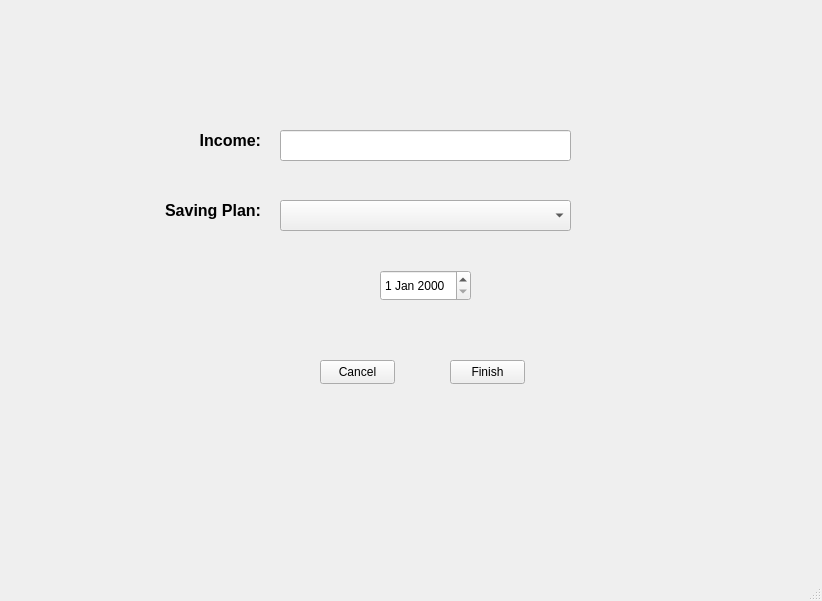
<?xml version="1.0" encoding="UTF-8"?>
<ui version="4.0">
 <class>MainWindow</class>
 <widget class="QMainWindow" name="MainWindow">
  <property name="geometry">
   <rect>
    <x>0</x>
    <y>0</y>
    <width>822</width>
    <height>601</height>
   </rect>
  </property>
  <property name="windowTitle">
   <string>MainWindow</string>
  </property>
  <widget class="QWidget" name="centralwidget">
   <widget class="QStackedWidget" name="stackedWidget">
    <property name="geometry">
     <rect>
      <x>10</x>
      <y>10</y>
      <width>781</width>
      <height>561</height>
     </rect>
    </property>
    <property name="currentIndex">
     <number>13</number>
    </property>
    <widget class="QWidget" name="mainMenuPage">
     <widget class="QPushButton" name="budgetMenuButton">
      <property name="geometry">
       <rect>
        <x>290</x>
        <y>130</y>
        <width>191</width>
        <height>61</height>
       </rect>
      </property>
      <property name="text">
       <string>Budget</string>
      </property>
     </widget>
     <widget class="QPushButton" name="expenseMenuButton">
      <property name="geometry">
       <rect>
        <x>290</x>
        <y>210</y>
        <width>191</width>
        <height>61</height>
       </rect>
      </property>
      <property name="text">
       <string>Expense</string>
      </property>
     </widget>
     <widget class="QPushButton" name="reportMenuButton">
      <property name="geometry">
       <rect>
        <x>290</x>
        <y>450</y>
        <width>191</width>
        <height>61</height>
       </rect>
      </property>
      <property name="text">
       <string>Reports</string>
      </property>
     </widget>
     <widget class="QPushButton" name="savingsMenuButton">
      <property name="geometry">
       <rect>
        <x>290</x>
        <y>290</y>
        <width>191</width>
        <height>61</height>
       </rect>
      </property>
      <property name="text">
       <string>Savings</string>
      </property>
     </widget>
     <widget class="QLabel" name="TitleLabel">
      <property name="geometry">
       <rect>
        <x>190</x>
        <y>20</y>
        <width>391</width>
        <height>91</height>
       </rect>
      </property>
      <property name="font">
       <font>
        <family>Titillium Web</family>
        <pointsize>18</pointsize>
        <bold>false</bold>
       </font>
      </property>
      <property name="text">
       <string>Budget Management System</string>
      </property>
      <property name="alignment">
       <set>Qt::AlignCenter</set>
      </property>
     </widget>
     <widget class="QPushButton" name="transactionHistoryButton">
      <property name="geometry">
       <rect>
        <x>290</x>
        <y>370</y>
        <width>191</width>
        <height>61</height>
       </rect>
      </property>
      <property name="text">
       <string>Transaction History</string>
      </property>
     </widget>
    </widget>
    <widget class="QWidget" name="BudgetMenuPage">
     <widget class="QPushButton" name="newBudgetButton">
      <property name="geometry">
       <rect>
        <x>230</x>
        <y>140</y>
        <width>281</width>
        <height>71</height>
       </rect>
      </property>
      <property name="text">
       <string>New Budget</string>
      </property>
     </widget>
     <widget class="QPushButton" name="budgetListButton">
      <property name="geometry">
       <rect>
        <x>230</x>
        <y>240</y>
        <width>281</width>
        <height>71</height>
       </rect>
      </property>
      <property name="text">
       <string>Budget List</string>
      </property>
     </widget>
     <widget class="QPushButton" name="returnFromBudgetMenuButton">
      <property name="geometry">
       <rect>
        <x>40</x>
        <y>30</y>
        <width>91</width>
        <height>41</height>
       </rect>
      </property>
      <property name="text">
       <string>Return</string>
      </property>
     </widget>
     <widget class="QPushButton" name="newItemButton">
      <property name="geometry">
       <rect>
        <x>230</x>
        <y>340</y>
        <width>281</width>
        <height>71</height>
       </rect>
      </property>
      <property name="text">
       <string>Add Item</string>
      </property>
     </widget>
    </widget>
    <widget class="QWidget" name="BudgetCreatePage">
     <widget class="QPushButton" name="cancelCreateBudgetButton">
      <property name="geometry">
       <rect>
        <x>320</x>
        <y>360</y>
        <width>75</width>
        <height>24</height>
       </rect>
      </property>
      <property name="text">
       <string>Cancel</string>
      </property>
     </widget>
     <widget class="QPushButton" name="saveBudgetButton">
      <property name="geometry">
       <rect>
        <x>430</x>
        <y>360</y>
        <width>75</width>
        <height>24</height>
       </rect>
      </property>
      <property name="text">
       <string>Save</string>
      </property>
     </widget>
     <widget class="QLineEdit" name="newBudgetNameInput">
      <property name="geometry">
       <rect>
        <x>330</x>
        <y>170</y>
        <width>211</width>
        <height>41</height>
       </rect>
      </property>
     </widget>
     <widget class="QLabel" name="budgetNameLabel">
      <property name="geometry">
       <rect>
        <x>190</x>
        <y>180</y>
        <width>111</width>
        <height>21</height>
       </rect>
      </property>
      <property name="font">
       <font>
        <pointsize>12</pointsize>
        <bold>true</bold>
       </font>
      </property>
      <property name="text">
       <string>Budget Name:</string>
      </property>
      <property name="alignment">
       <set>Qt::AlignRight|Qt::AlignTrailing|Qt::AlignVCenter</set>
      </property>
     </widget>
     <widget class="QLabel" name="newBudgetTotalLabel">
      <property name="geometry">
       <rect>
        <x>190</x>
        <y>260</y>
        <width>111</width>
        <height>21</height>
       </rect>
      </property>
      <property name="font">
       <font>
        <pointsize>12</pointsize>
        <bold>true</bold>
       </font>
      </property>
      <property name="text">
       <string>Total:</string>
      </property>
      <property name="alignment">
       <set>Qt::AlignRight|Qt::AlignTrailing|Qt::AlignVCenter</set>
      </property>
     </widget>
     <widget class="QLineEdit" name="newBudgetTotalInput">
      <property name="geometry">
       <rect>
        <x>330</x>
        <y>250</y>
        <width>211</width>
        <height>41</height>
       </rect>
      </property>
     </widget>
    </widget>
    <widget class="QWidget" name="ItemAddedPage">
     <widget class="QPushButton" name="cancelAddItemButton">
      <property name="geometry">
       <rect>
        <x>300</x>
        <y>420</y>
        <width>75</width>
        <height>24</height>
       </rect>
      </property>
      <property name="text">
       <string>Cancel</string>
      </property>
     </widget>
     <widget class="QPushButton" name="addItemButton">
      <property name="geometry">
       <rect>
        <x>410</x>
        <y>420</y>
        <width>75</width>
        <height>24</height>
       </rect>
      </property>
      <property name="text">
       <string>Finish</string>
      </property>
     </widget>
     <widget class="QComboBox" name="budgetComboBox">
      <property name="geometry">
       <rect>
        <x>260</x>
        <y>90</y>
        <width>291</width>
        <height>31</height>
       </rect>
      </property>
     </widget>
     <widget class="QLabel" name="budgetBoxLabel">
      <property name="geometry">
       <rect>
        <x>140</x>
        <y>90</y>
        <width>101</width>
        <height>21</height>
       </rect>
      </property>
      <property name="font">
       <font>
        <pointsize>12</pointsize>
        <bold>true</bold>
       </font>
      </property>
      <property name="text">
       <string>In Budget:</string>
      </property>
      <property name="alignment">
       <set>Qt::AlignRight|Qt::AlignTrailing|Qt::AlignVCenter</set>
      </property>
     </widget>
     <widget class="QLineEdit" name="newItemNameInput">
      <property name="geometry">
       <rect>
        <x>260</x>
        <y>170</y>
        <width>291</width>
        <height>31</height>
       </rect>
      </property>
     </widget>
     <widget class="QLabel" name="newItemNameLabel">
      <property name="geometry">
       <rect>
        <x>150</x>
        <y>170</y>
        <width>101</width>
        <height>21</height>
       </rect>
      </property>
      <property name="font">
       <font>
        <pointsize>12</pointsize>
        <bold>true</bold>
       </font>
      </property>
      <property name="text">
       <string>Name:</string>
      </property>
      <property name="alignment">
       <set>Qt::AlignRight|Qt::AlignTrailing|Qt::AlignVCenter</set>
      </property>
     </widget>
     <widget class="QLabel" name="newItemCapLabel">
      <property name="geometry">
       <rect>
        <x>150</x>
        <y>240</y>
        <width>101</width>
        <height>21</height>
       </rect>
      </property>
      <property name="font">
       <font>
        <pointsize>12</pointsize>
        <bold>true</bold>
       </font>
      </property>
      <property name="text">
       <string>Limit:</string>
      </property>
      <property name="alignment">
       <set>Qt::AlignRight|Qt::AlignTrailing|Qt::AlignVCenter</set>
      </property>
     </widget>
     <widget class="QLineEdit" name="newItemLimitInput">
      <property name="geometry">
       <rect>
        <x>260</x>
        <y>240</y>
        <width>291</width>
        <height>31</height>
       </rect>
      </property>
      <property name="text">
       <string/>
      </property>
     </widget>
     <widget class="QLabel" name="newItemTotalLabel">
      <property name="geometry">
       <rect>
        <x>150</x>
        <y>310</y>
        <width>101</width>
        <height>21</height>
       </rect>
      </property>
      <property name="font">
       <font>
        <pointsize>12</pointsize>
        <bold>true</bold>
       </font>
      </property>
      <property name="text">
       <string>Total:</string>
      </property>
      <property name="alignment">
       <set>Qt::AlignRight|Qt::AlignTrailing|Qt::AlignVCenter</set>
      </property>
     </widget>
     <widget class="QLineEdit" name="newItemTotalInput">
      <property name="geometry">
       <rect>
        <x>260</x>
        <y>310</y>
        <width>291</width>
        <height>31</height>
       </rect>
      </property>
      <property name="text">
       <string>0</string>
      </property>
     </widget>
     <widget class="QLabel" name="totalOptionalLabel">
      <property name="geometry">
       <rect>
        <x>560</x>
        <y>320</y>
        <width>71</width>
        <height>16</height>
       </rect>
      </property>
      <property name="font">
       <font>
        <pointsize>11</pointsize>
       </font>
      </property>
      <property name="text">
       <string>(optional)</string>
      </property>
     </widget>
    </widget>
    <widget class="QWidget" name="BudgetListPage">
     <widget class="QPushButton" name="budgetDetaiButton">
      <property name="geometry">
       <rect>
        <x>70</x>
        <y>100</y>
        <width>75</width>
        <height>24</height>
       </rect>
      </property>
      <property name="text">
       <string>Detail</string>
      </property>
     </widget>
     <widget class="QListWidget" name="budgetListWidget">
      <property name="geometry">
       <rect>
        <x>160</x>
        <y>90</y>
        <width>491</width>
        <height>391</height>
       </rect>
      </property>
     </widget>
     <widget class="QLabel" name="budgetListLabel">
      <property name="geometry">
       <rect>
        <x>350</x>
        <y>30</y>
        <width>101</width>
        <height>31</height>
       </rect>
      </property>
      <property name="font">
       <font>
        <pointsize>11</pointsize>
        <bold>true</bold>
       </font>
      </property>
      <property name="text">
       <string>Budget List</string>
      </property>
      <property name="alignment">
       <set>Qt::AlignCenter</set>
      </property>
     </widget>
     <widget class="QPushButton" name="deleteBudgetButton">
      <property name="geometry">
       <rect>
        <x>70</x>
        <y>200</y>
        <width>75</width>
        <height>24</height>
       </rect>
      </property>
      <property name="text">
       <string>Delete</string>
      </property>
     </widget>
     <widget class="QPushButton" name="editBudgetButton">
      <property name="geometry">
       <rect>
        <x>70</x>
        <y>150</y>
        <width>75</width>
        <height>24</height>
       </rect>
      </property>
      <property name="text">
       <string>Edit</string>
      </property>
     </widget>
     <widget class="QPushButton" name="returnFromBudgetListButton">
      <property name="geometry">
       <rect>
        <x>30</x>
        <y>20</y>
        <width>81</width>
        <height>31</height>
       </rect>
      </property>
      <property name="text">
       <string>Return</string>
      </property>
     </widget>
    </widget>
    <widget class="QWidget" name="itemListPage">
     <widget class="QListWidget" name="itemListWidget">
      <property name="geometry">
       <rect>
        <x>240</x>
        <y>110</y>
        <width>351</width>
        <height>341</height>
       </rect>
      </property>
      <item>
       <property name="text">
        <string>New Item</string>
       </property>
       <property name="icon">
        <iconset theme="accessories-calculator" resource="resource.qrc">
         <normaloff>:/resource/image/cash.png</normaloff>:/resource/image/cash.png</iconset>
       </property>
      </item>
     </widget>
     <widget class="QPushButton" name="editItemButton">
      <property name="geometry">
       <rect>
        <x>150</x>
        <y>130</y>
        <width>75</width>
        <height>24</height>
       </rect>
      </property>
      <property name="text">
       <string>Edit</string>
      </property>
     </widget>
     <widget class="QPushButton" name="deleteItemButton">
      <property name="geometry">
       <rect>
        <x>150</x>
        <y>170</y>
        <width>75</width>
        <height>24</height>
       </rect>
      </property>
      <property name="text">
       <string>Delete</string>
      </property>
     </widget>
     <widget class="QLabel" name="ItemListLabel">
      <property name="geometry">
       <rect>
        <x>340</x>
        <y>50</y>
        <width>141</width>
        <height>41</height>
       </rect>
      </property>
      <property name="font">
       <font>
        <pointsize>12</pointsize>
        <bold>true</bold>
       </font>
      </property>
      <property name="text">
       <string>Item List</string>
      </property>
      <property name="alignment">
       <set>Qt::AlignCenter</set>
      </property>
     </widget>
     <widget class="QPushButton" name="returnFromItemListButton">
      <property name="geometry">
       <rect>
        <x>40</x>
        <y>30</y>
        <width>75</width>
        <height>24</height>
       </rect>
      </property>
      <property name="text">
       <string>Return</string>
      </property>
     </widget>
    </widget>
    <widget class="QWidget" name="expenseMenuPage">
     <widget class="QPushButton" name="addExpenditureButton">
      <property name="geometry">
       <rect>
        <x>280</x>
        <y>220</y>
        <width>211</width>
        <height>81</height>
       </rect>
      </property>
      <property name="text">
       <string>Add Expenditure</string>
      </property>
     </widget>
     <widget class="QPushButton" name="returnFromExpenseMenuButton">
      <property name="geometry">
       <rect>
        <x>60</x>
        <y>50</y>
        <width>91</width>
        <height>41</height>
       </rect>
      </property>
      <property name="text">
       <string>Return</string>
      </property>
     </widget>
    </widget>
    <widget class="QWidget" name="addExpPage">
     <widget class="QLineEdit" name="expenseDescriptionInput">
      <property name="geometry">
       <rect>
        <x>320</x>
        <y>180</y>
        <width>211</width>
        <height>31</height>
       </rect>
      </property>
     </widget>
     <widget class="QLineEdit" name="expenseAmountInput">
      <property name="geometry">
       <rect>
        <x>320</x>
        <y>110</y>
        <width>211</width>
        <height>31</height>
       </rect>
      </property>
     </widget>
     <widget class="QLabel" name="expenseAmountLabel">
      <property name="geometry">
       <rect>
        <x>180</x>
        <y>110</y>
        <width>111</width>
        <height>21</height>
       </rect>
      </property>
      <property name="font">
       <font>
        <pointsize>12</pointsize>
        <bold>true</bold>
       </font>
      </property>
      <property name="text">
       <string>Amount:</string>
      </property>
      <property name="alignment">
       <set>Qt::AlignRight|Qt::AlignTrailing|Qt::AlignVCenter</set>
      </property>
     </widget>
     <widget class="QLabel" name="expenseDescriptionLabel">
      <property name="geometry">
       <rect>
        <x>180</x>
        <y>180</y>
        <width>111</width>
        <height>21</height>
       </rect>
      </property>
      <property name="font">
       <font>
        <pointsize>12</pointsize>
        <bold>true</bold>
       </font>
      </property>
      <property name="text">
       <string>Description:</string>
      </property>
      <property name="alignment">
       <set>Qt::AlignRight|Qt::AlignTrailing|Qt::AlignVCenter</set>
      </property>
     </widget>
     <widget class="QDateEdit" name="expenseDateEdit">
      <property name="geometry">
       <rect>
        <x>320</x>
        <y>310</y>
        <width>131</width>
        <height>31</height>
       </rect>
      </property>
     </widget>
     <widget class="QPushButton" name="confirmExpenseButton">
      <property name="geometry">
       <rect>
        <x>430</x>
        <y>420</y>
        <width>75</width>
        <height>24</height>
       </rect>
      </property>
      <property name="text">
       <string>OK</string>
      </property>
     </widget>
     <widget class="QPushButton" name="cancelExpenseButton">
      <property name="geometry">
       <rect>
        <x>320</x>
        <y>420</y>
        <width>75</width>
        <height>24</height>
       </rect>
      </property>
      <property name="text">
       <string>Cancel</string>
      </property>
     </widget>
     <widget class="QComboBox" name="ItemCombobox">
      <property name="geometry">
       <rect>
        <x>320</x>
        <y>250</y>
        <width>211</width>
        <height>31</height>
       </rect>
      </property>
     </widget>
     <widget class="QLabel" name="itemComboboxLabel">
      <property name="geometry">
       <rect>
        <x>190</x>
        <y>250</y>
        <width>101</width>
        <height>21</height>
       </rect>
      </property>
      <property name="font">
       <font>
        <pointsize>12</pointsize>
        <bold>true</bold>
       </font>
      </property>
      <property name="text">
       <string>Item:</string>
      </property>
      <property name="alignment">
       <set>Qt::AlignRight|Qt::AlignTrailing|Qt::AlignVCenter</set>
      </property>
     </widget>
     <widget class="QLabel" name="inExpensePageLabel">
      <property name="geometry">
       <rect>
        <x>20</x>
        <y>10</y>
        <width>121</width>
        <height>16</height>
       </rect>
      </property>
      <property name="text">
       <string>Expense</string>
      </property>
     </widget>
    </widget>
    <widget class="QWidget" name="reportPage">
     <widget class="QToolBox" name="reportToolBox">
      <property name="geometry">
       <rect>
        <x>40</x>
        <y>60</y>
        <width>701</width>
        <height>461</height>
       </rect>
      </property>
      <property name="toolTip">
       <string>&lt;html&gt;&lt;head/&gt;&lt;body&gt;&lt;p&gt;&lt;br/&gt;&lt;/p&gt;&lt;/body&gt;&lt;/html&gt;</string>
      </property>
      <property name="styleSheet">
       <string notr="true"/>
      </property>
      <widget class="QWidget" name="BudgetReportWidget">
       <property name="geometry">
        <rect>
         <x>0</x>
         <y>0</y>
         <width>701</width>
         <height>371</height>
        </rect>
       </property>
       <attribute name="label">
        <string/>
       </attribute>
       <widget class="QTableWidget" name="budgetReportTableWidget">
        <property name="geometry">
         <rect>
          <x>0</x>
          <y>0</y>
          <width>701</width>
          <height>361</height>
         </rect>
        </property>
       </widget>
      </widget>
      <widget class="QWidget" name="savingReportWdiget">
       <property name="geometry">
        <rect>
         <x>0</x>
         <y>0</y>
         <width>100</width>
         <height>30</height>
        </rect>
       </property>
       <attribute name="label">
        <string/>
       </attribute>
       <widget class="QTableWidget" name="savingReportWidget">
        <property name="geometry">
         <rect>
          <x>0</x>
          <y>0</y>
          <width>701</width>
          <height>361</height>
         </rect>
        </property>
       </widget>
      </widget>
      <widget class="QWidget" name="itemReportWidget">
       <property name="geometry">
        <rect>
         <x>0</x>
         <y>0</y>
         <width>100</width>
         <height>30</height>
        </rect>
       </property>
       <attribute name="label">
        <string/>
       </attribute>
       <widget class="QTableWidget" name="itemReportTableWidget">
        <property name="geometry">
         <rect>
          <x>0</x>
          <y>0</y>
          <width>701</width>
          <height>341</height>
         </rect>
        </property>
       </widget>
      </widget>
     </widget>
     <widget class="QPushButton" name="returnFromReportPageButton">
      <property name="geometry">
       <rect>
        <x>40</x>
        <y>10</y>
        <width>91</width>
        <height>31</height>
       </rect>
      </property>
      <property name="text">
       <string>Return</string>
      </property>
     </widget>
    </widget>
    <widget class="QWidget" name="transactionsPage">
     <widget class="QTableWidget" name="transactionListTableWidget">
      <property name="geometry">
       <rect>
        <x>170</x>
        <y>110</y>
        <width>441</width>
        <height>361</height>
       </rect>
      </property>
      <column>
       <property name="text">
        <string>Money Flow</string>
       </property>
       <property name="icon">
        <iconset resource="resource.qrc">
         <normaloff>:/resource/image/cash.png</normaloff>:/resource/image/cash.png</iconset>
       </property>
      </column>
      <column>
       <property name="text">
        <string>Total</string>
       </property>
      </column>
      <column>
       <property name="text">
        <string>Item</string>
       </property>
      </column>
     </widget>
     <widget class="QLabel" name="transactionListLabel">
      <property name="geometry">
       <rect>
        <x>290</x>
        <y>50</y>
        <width>191</width>
        <height>41</height>
       </rect>
      </property>
      <property name="font">
       <font>
        <pointsize>12</pointsize>
        <bold>true</bold>
       </font>
      </property>
      <property name="text">
       <string>Transactions History</string>
      </property>
      <property name="alignment">
       <set>Qt::AlignCenter</set>
      </property>
     </widget>
     <widget class="QPushButton" name="returnFromTransPage">
      <property name="geometry">
       <rect>
        <x>40</x>
        <y>40</y>
        <width>75</width>
        <height>24</height>
       </rect>
      </property>
      <property name="text">
       <string>Return</string>
      </property>
     </widget>
    </widget>
    <widget class="QWidget" name="savingsPage">
     <widget class="QPushButton" name="newSavingPlanButton">
      <property name="geometry">
       <rect>
        <x>270</x>
        <y>140</y>
        <width>211</width>
        <height>71</height>
       </rect>
      </property>
      <property name="text">
       <string>New Savings Plan</string>
      </property>
     </widget>
     <widget class="QPushButton" name="savingsListButton">
      <property name="geometry">
       <rect>
        <x>270</x>
        <y>240</y>
        <width>211</width>
        <height>71</height>
       </rect>
      </property>
      <property name="text">
       <string>Savings Plan List</string>
      </property>
     </widget>
     <widget class="QPushButton" name="returnFromSavingButton">
      <property name="geometry">
       <rect>
        <x>40</x>
        <y>40</y>
        <width>101</width>
        <height>41</height>
       </rect>
      </property>
      <property name="text">
       <string>Return</string>
      </property>
     </widget>
     <widget class="QPushButton" name="addIncomeButton">
      <property name="geometry">
       <rect>
        <x>270</x>
        <y>340</y>
        <width>211</width>
        <height>71</height>
       </rect>
      </property>
      <property name="text">
       <string>Add Income</string>
      </property>
     </widget>
    </widget>
    <widget class="QWidget" name="newSavingsPage">
     <widget class="QPushButton" name="finishAddSavingPlanButton">
      <property name="geometry">
       <rect>
        <x>440</x>
        <y>360</y>
        <width>75</width>
        <height>24</height>
       </rect>
      </property>
      <property name="text">
       <string>Finish</string>
      </property>
     </widget>
     <widget class="QLabel" name="savingGoalLabel">
      <property name="geometry">
       <rect>
        <x>180</x>
        <y>110</y>
        <width>101</width>
        <height>21</height>
       </rect>
      </property>
      <property name="font">
       <font>
        <pointsize>12</pointsize>
        <bold>true</bold>
       </font>
      </property>
      <property name="text">
       <string>Saving Goal:</string>
      </property>
      <property name="alignment">
       <set>Qt::AlignRight|Qt::AlignTrailing|Qt::AlignVCenter</set>
      </property>
     </widget>
     <widget class="QPushButton" name="cancelSavingPlanButton">
      <property name="geometry">
       <rect>
        <x>310</x>
        <y>360</y>
        <width>75</width>
        <height>24</height>
       </rect>
      </property>
      <property name="text">
       <string>Cancel</string>
      </property>
     </widget>
     <widget class="QLabel" name="savingDescriptionLabel">
      <property name="geometry">
       <rect>
        <x>180</x>
        <y>180</y>
        <width>101</width>
        <height>21</height>
       </rect>
      </property>
      <property name="font">
       <font>
        <pointsize>12</pointsize>
        <bold>true</bold>
       </font>
      </property>
      <property name="text">
       <string>Description:</string>
      </property>
      <property name="alignment">
       <set>Qt::AlignRight|Qt::AlignTrailing|Qt::AlignVCenter</set>
      </property>
     </widget>
     <widget class="QLineEdit" name="savingDescriptionInput">
      <property name="geometry">
       <rect>
        <x>290</x>
        <y>180</y>
        <width>291</width>
        <height>31</height>
       </rect>
      </property>
      <property name="text">
       <string/>
      </property>
     </widget>
     <widget class="QDateEdit" name="savingStartDateEdit">
      <property name="geometry">
       <rect>
        <x>300</x>
        <y>260</y>
        <width>81</width>
        <height>31</height>
       </rect>
      </property>
     </widget>
     <widget class="QLineEdit" name="savingGoalInput">
      <property name="geometry">
       <rect>
        <x>290</x>
        <y>110</y>
        <width>291</width>
        <height>31</height>
       </rect>
      </property>
     </widget>
     <widget class="QLabel" name="savingStartDateLabel">
      <property name="geometry">
       <rect>
        <x>190</x>
        <y>260</y>
        <width>101</width>
        <height>21</height>
       </rect>
      </property>
      <property name="font">
       <font>
        <pointsize>12</pointsize>
        <bold>true</bold>
       </font>
      </property>
      <property name="text">
       <string>Start Date:</string>
      </property>
      <property name="alignment">
       <set>Qt::AlignRight|Qt::AlignTrailing|Qt::AlignVCenter</set>
      </property>
     </widget>
     <widget class="QDateEdit" name="savingEndDateEdit">
      <property name="geometry">
       <rect>
        <x>490</x>
        <y>260</y>
        <width>81</width>
        <height>31</height>
       </rect>
      </property>
     </widget>
     <widget class="QLabel" name="savingEndDateLabel">
      <property name="geometry">
       <rect>
        <x>380</x>
        <y>260</y>
        <width>101</width>
        <height>21</height>
       </rect>
      </property>
      <property name="font">
       <font>
        <pointsize>12</pointsize>
        <bold>true</bold>
       </font>
      </property>
      <property name="text">
       <string>End Date:</string>
      </property>
      <property name="alignment">
       <set>Qt::AlignRight|Qt::AlignTrailing|Qt::AlignVCenter</set>
      </property>
     </widget>
    </widget>
    <widget class="QWidget" name="savingsListPage">
     <widget class="QPushButton" name="returnFromSavingsListButton">
      <property name="geometry">
       <rect>
        <x>40</x>
        <y>50</y>
        <width>75</width>
        <height>24</height>
       </rect>
      </property>
      <property name="text">
       <string>Return</string>
      </property>
     </widget>
     <widget class="QPushButton" name="editSavingListButton">
      <property name="geometry">
       <rect>
        <x>150</x>
        <y>150</y>
        <width>75</width>
        <height>24</height>
       </rect>
      </property>
      <property name="text">
       <string>Edit</string>
      </property>
     </widget>
     <widget class="QListWidget" name="savingsListWidget">
      <property name="geometry">
       <rect>
        <x>240</x>
        <y>130</y>
        <width>351</width>
        <height>341</height>
       </rect>
      </property>
      <item>
       <property name="text">
        <string>Saving Plans</string>
       </property>
       <property name="icon">
        <iconset resource="resource.qrc">
         <normaloff>:/resource/image/money.png</normaloff>:/resource/image/money.png</iconset>
       </property>
      </item>
     </widget>
     <widget class="QLabel" name="savingsListLabel">
      <property name="geometry">
       <rect>
        <x>340</x>
        <y>70</y>
        <width>141</width>
        <height>41</height>
       </rect>
      </property>
      <property name="font">
       <font>
        <pointsize>12</pointsize>
        <bold>true</bold>
       </font>
      </property>
      <property name="text">
       <string>Savings Plans</string>
      </property>
      <property name="alignment">
       <set>Qt::AlignCenter</set>
      </property>
     </widget>
     <widget class="QPushButton" name="deleteSavingsListButton">
      <property name="geometry">
       <rect>
        <x>150</x>
        <y>190</y>
        <width>75</width>
        <height>24</height>
       </rect>
      </property>
      <property name="text">
       <string>Delete</string>
      </property>
     </widget>
    </widget>
    <widget class="QWidget" name="newIncomePage">
     <widget class="QPushButton" name="cancelAddIncomeButton">
      <property name="geometry">
       <rect>
        <x>310</x>
        <y>350</y>
        <width>75</width>
        <height>24</height>
       </rect>
      </property>
      <property name="text">
       <string>Cancel</string>
      </property>
     </widget>
     <widget class="QLabel" name="savingPlanBoxLabel">
      <property name="geometry">
       <rect>
        <x>150</x>
        <y>190</y>
        <width>101</width>
        <height>21</height>
       </rect>
      </property>
      <property name="font">
       <font>
        <pointsize>12</pointsize>
        <bold>true</bold>
       </font>
      </property>
      <property name="text">
       <string>Saving Plan:</string>
      </property>
      <property name="alignment">
       <set>Qt::AlignRight|Qt::AlignTrailing|Qt::AlignVCenter</set>
      </property>
     </widget>
     <widget class="QLabel" name="newIncomeLabel">
      <property name="geometry">
       <rect>
        <x>150</x>
        <y>120</y>
        <width>101</width>
        <height>21</height>
       </rect>
      </property>
      <property name="font">
       <font>
        <pointsize>12</pointsize>
        <bold>true</bold>
       </font>
      </property>
      <property name="text">
       <string>Income:</string>
      </property>
      <property name="alignment">
       <set>Qt::AlignRight|Qt::AlignTrailing|Qt::AlignVCenter</set>
      </property>
     </widget>
     <widget class="QPushButton" name="finishAddIncomeButton">
      <property name="geometry">
       <rect>
        <x>440</x>
        <y>350</y>
        <width>75</width>
        <height>24</height>
       </rect>
      </property>
      <property name="text">
       <string>Finish</string>
      </property>
     </widget>
     <widget class="QLineEdit" name="newIncomeInput">
      <property name="geometry">
       <rect>
        <x>270</x>
        <y>120</y>
        <width>291</width>
        <height>31</height>
       </rect>
      </property>
     </widget>
     <widget class="QDateEdit" name="intcomeDateEdit">
      <property name="geometry">
       <rect>
        <x>370</x>
        <y>260</y>
        <width>91</width>
        <height>31</height>
       </rect>
      </property>
     </widget>
     <widget class="QComboBox" name="savingCombobox">
      <property name="geometry">
       <rect>
        <x>270</x>
        <y>190</y>
        <width>291</width>
        <height>31</height>
       </rect>
      </property>
     </widget>
    </widget>
   </widget>
  </widget>
  <widget class="QStatusBar" name="statusbar">
   <property name="sizeGripEnabled">
    <bool>true</bool>
   </property>
  </widget>
 </widget>
 <resources>
  <include location="resource.qrc"/>
 </resources>
 <connections/>
</ui>
